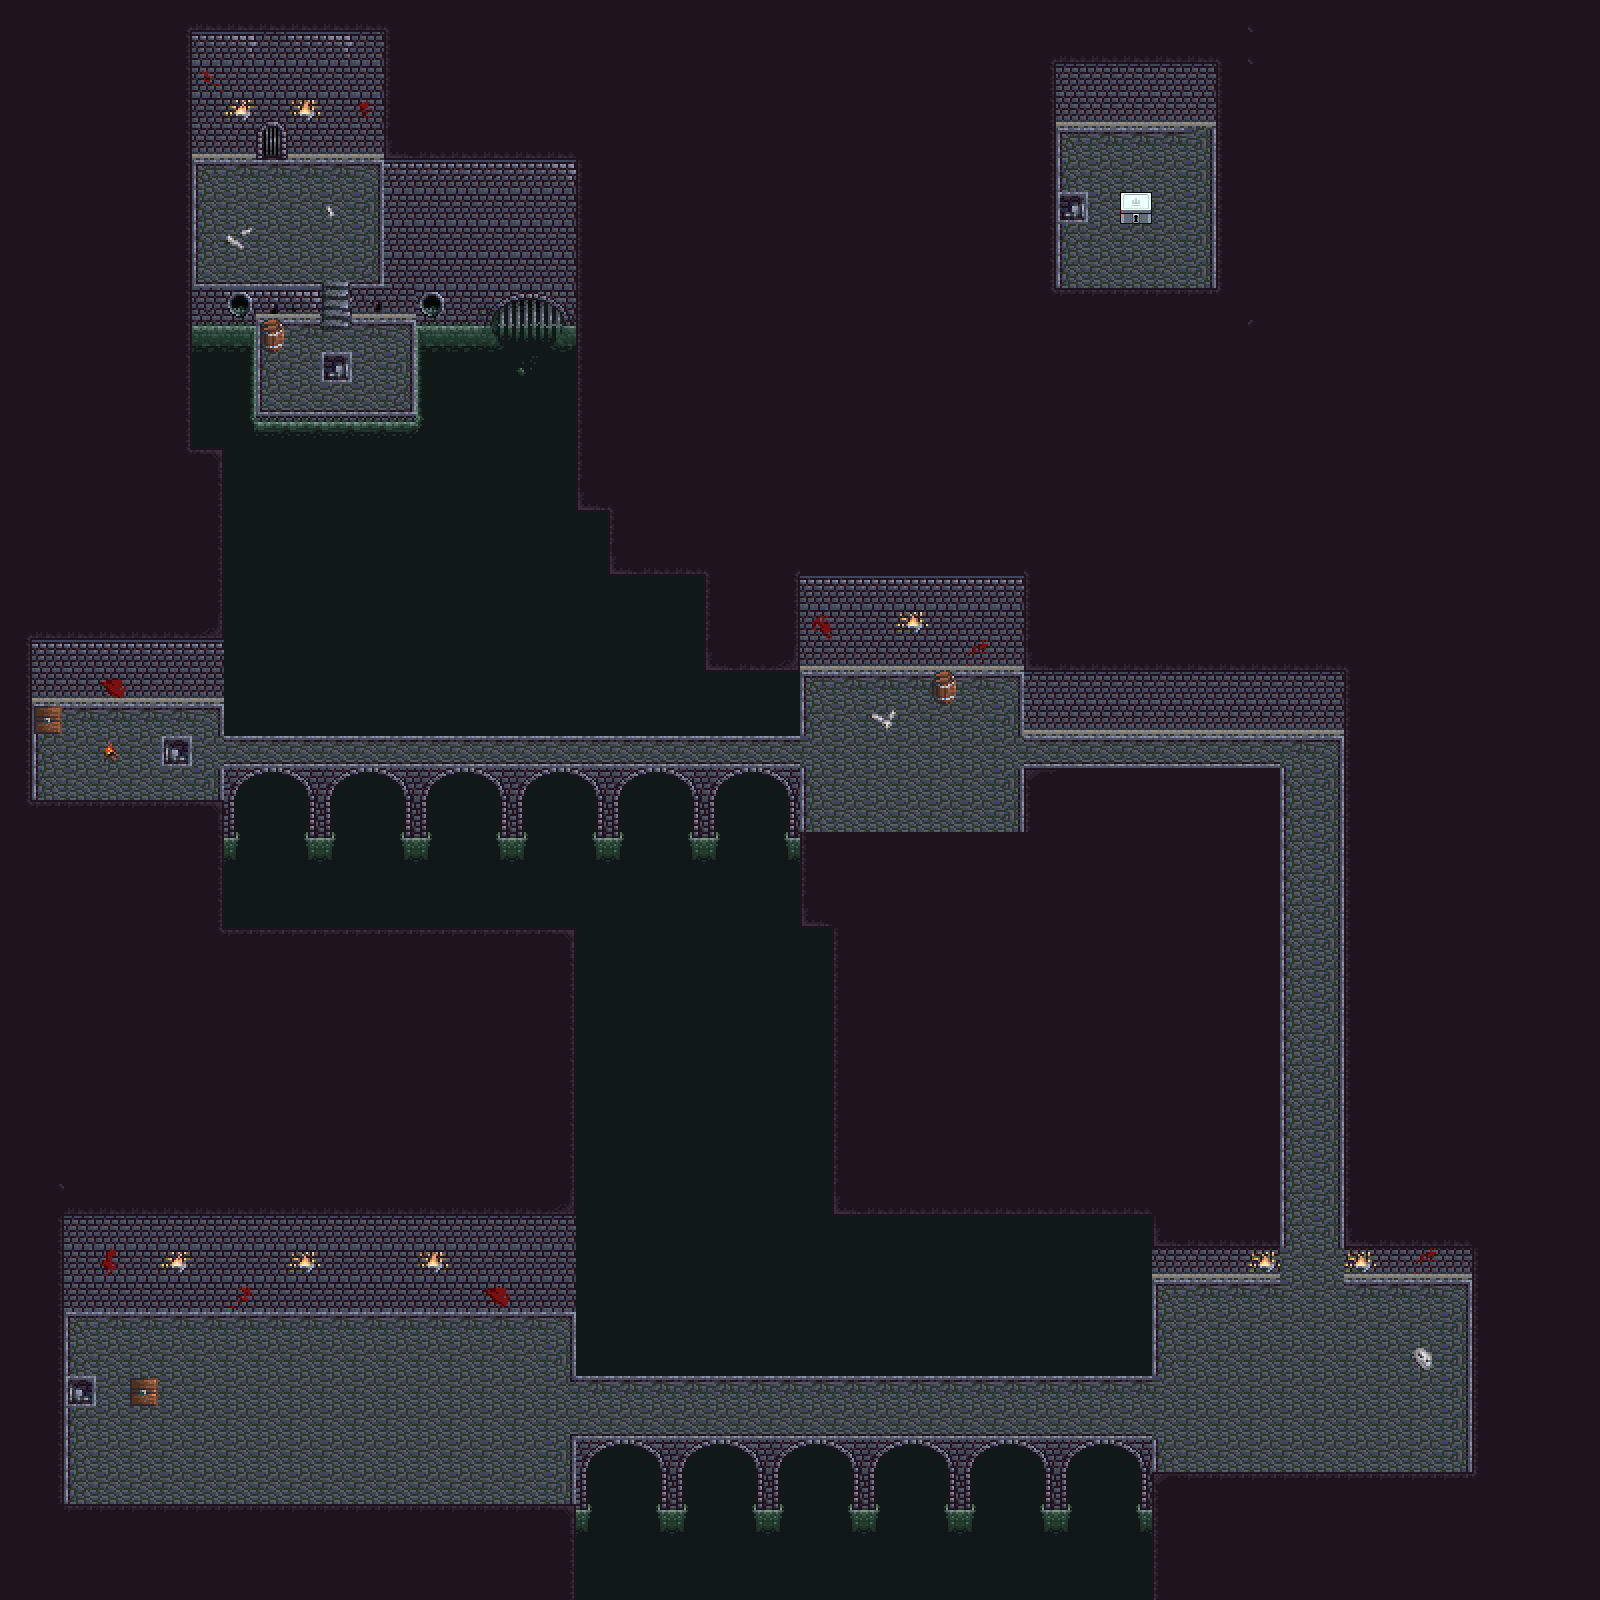

This is a level from a 2D game, rendered from its Tiled map with the project's own tilesets. A one-line summary and the map file follow, with tile-layer data summarised:
An orthogonal 50x50 tile map with 32x32 px tiles, 5 tile layers (Tile Layer 4, Background, Tile Layer 2, Tile Layer 3, ...), 2 tilesets and 14 objects.

<map version="1.0" orientation="orthogonal" renderorder="right-down" width="50" height="50" tilewidth="32" tileheight="32" nextobjectid="37">
 <tileset firstgid="1" name="Sewer" tilewidth="32" tileheight="32" tilecount="512" columns="16">
  <image source="../Textures/sewer_1.png" width="512" height="1024" />
 </tileset>
 <tileset firstgid="513" name="chests_32x32" tilewidth="32" tileheight="32" tilecount="15" columns="3">
  <image source="../Textures/chests_32x32.png" width="96" height="160" />
 </tileset>
 <layer name="Tile Layer 4" width="50" height="50">
  <data>[2500 cells, 8 non-empty, 1 distinct tile ids]</data>
 </layer>
 <layer name="Background" width="50" height="50">
  <data>[2500 cells, 2500 non-empty, 15 distinct tile ids]</data>
 </layer>
 <layer name="Tile Layer 2" width="50" height="50">
  <data>[2500 cells, 538 non-empty, 52 distinct tile ids]</data>
 </layer>
 <layer name="Tile Layer 3" width="50" height="50">
  <data>[2500 cells, 809 non-empty, 56 distinct tile ids]</data>
 </layer>
 <layer name="Tile Layer 5" width="50" height="50">
  <data>[2500 cells, 281 non-empty, 40 distinct tile ids]</data>
 </layer>
 <objectgroup name="Collision">
  <object id="22" x="192" y="154">
   <polyline points="0,0 192,2 192,134 160,128 162,156 224,156 224,266 64,262 66,172 66,160 122,160 124,130 0,130 -2,-2" />
  </object>
  <object id="23" x="1056" y="126">
   <polyline points="0,0 158,0 156,164 2,164 0,-2" />
  </object>
  <object id="25" x="32" y="700">
   <polyline points="0,0 190,4 192,32 770,38 770,-30 986,-30 990,36 1310,36 1312,578 1434,578 1438,766 1128,770 1124,736 540,736 538,802 34,804 34,608 540,614 540,676 1120,674 1122,576 1250,582 1254,64 992,64 988,128 772,126 770,62 186,60 186,94 2,96 0,-2" />
  </object>
  <object id="26" x="922" y="666">
   <polyline points="0,0 2,38 34,40 36,-4 -4,-4" />
  </object>
  <object id="27" x="862" y="702">
   <polyline points="0,0 2,26 32,34 40,8 30,-6 0,-4" />
  </object>
  <object id="28" x="62" y="702">
   <polyline points="0,0 2,36 -28,32" />
  </object>
  <object id="29" x="98" y="734">
   <polyline points="0,0 0,22 24,24 24,6 0,-2" />
  </object>
  <object id="30" x="1410" y="1340">
   <polyline points="0,0 2,28 18,36 28,12 0,-6" />
  </object>
  <object id="31" x="124" y="1368">
   <polyline points="0,0 0,38 38,42 36,-2 2,0" />
  </object>
  <object id="32" x="258" y="350">
   <polyline points="0,0 32,2 28,-36 0,-34 -2,-2" />
  </object>
  <object id="33" x="1118" y="190">
   <polyline points="0,0 0,36 32,36 32,-4 -2,-2" />
  </object>
  <object id="34" x="220" y="222">
   <polyline points="0,0 4,28 26,36 42,12 42,-4" />
  </object>
  <object id="35" x="314" y="194">
   <polyline points="0,0 14,26 24,26 14,-4" />
  </object>
  <object id="36" x="324" y="188">
   <polyline points="0,0 -12,6" />
  </object>
 </objectgroup>
</map>
